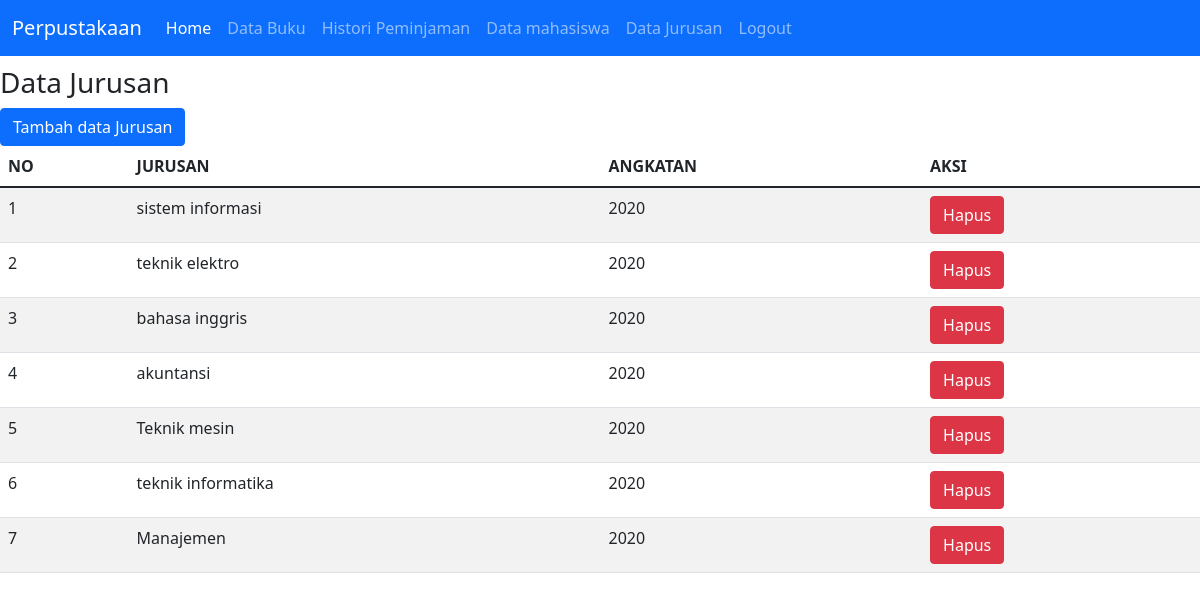
The app's page /tampil_jurusan.php (signed in) with its own data.
### tables this page shows
CREATE TABLE `jurusan` (
  `id_jurusan` int(11) NOT NULL,
  `nama_jurusan` varchar(20) NOT NULL,
  `angkatan` varchar(20) NOT NULL
);

### tampil_jurusan.php (the view, shortened to what this page needs)
<?php
include "header.php";
?>
<!DOCTYPE html>
<html>
<head>
    <link href="https://cdn.jsdelivr.net/npm/bootstrap@5.1.3/dist/css/bootstrap.min.css" rel="stylesheet">
</head>
<body>
    <h3>Data Jurusan</h3>
    <a href="tambah_jurusan.php"> <input type="submit" name="simpan" value="Tambah data Jurusan" class="btn btn-primary">
    </a>
    <table class="table table-hover table-striped">
        <thead>
            <tr>
                <th>NO</th>
                <th>JURUSAN</th>
                <th>ANGKATAN</th>
                <th>AKSI</th>
            </tr>
        </thead>
        <tbody>
            <?php
            include "koneksi.php";
            $qry_jurusan = mysqli_query($conn, "select * from jurusan");
            $no = 0;
            while ($data_jurusan = mysqli_fetch_array($qry_jurusan)) {
                $no++; ?>
                <tr>
                    <td><?= $no ?></td>
                    <td><?= $data_jurusan['nama_jurusan'] ?></td>
                    <td><?= $data_jurusan['angkatan'] ?></td>
                    <td><a href="hapus.php?id_jurusan=<?= $data_jurusan['id_jurusan'] ?>" onclick='return confirm(" apakah anda yakin menghapus data ini ")' class="btn btn-danger">Hapus</a></td>
                </tr>
            <?php
            }
            ?>
        </tbody>
    </table>
</body>
</html>

### header.php (shortened to what this page needs)
<!DOCTYPE html>
<html lang="en">
<head>
    <link href="https://cdn.jsdelivr.net/npm/bootstrap@5.1.3/dist/css/bootstrap.min.css" rel="stylesheet">
</head>
<body>
    <nav class="navbar navbar-expand-lg navbar-dark bg-primary">
        <div class="container-fluid">
            <a class="navbar-brand" href="#">Perpustakaan</a>
            <div class="collapse navbar-collapse" id="navbarNav">
                <ul class="navbar-nav">
                    <li class="nav-item">
                        <a class="nav-link active" aria-current="page" href="home.php">Home</a>
                    </li>
                    <li class="nav-item">
                        <a class="nav-link" href="buku.php">Data Buku</a>
                    </li>
                    <li class="nav-item">
                        <a class="nav-link" href="histori_peminjaman.php">Histori Peminjaman</a>
                    </li>
                    <li class="nav-item">
                        <a class="nav-link" href="tampil_mahasiswa.php">Data mahasiswa</a>
                    </li>
                    <li class="nav-item">
                        <a class="nav-link" href="tampil_jurusan.php">Data Jurusan</a>
                    </li>
                    <li class="nav-item">
                        <a class="nav-link" href="">Logout</a>
                    </li>
                </ul>
            </div>
        </div>
    </nav>
</body>
</html>

### records on screen
jurusan: nama_jurusan "sistem informasi", angkatan "2020"
jurusan: nama_jurusan "teknik elektro", angkatan "2020"
jurusan: nama_jurusan "bahasa inggris", angkatan "2020"
jurusan: nama_jurusan "akuntansi", angkatan "2020"
jurusan: nama_jurusan "Teknik mesin", angkatan "2020"
jurusan: nama_jurusan "teknik informatika", angkatan "2020"
jurusan: nama_jurusan "Manajemen", angkatan "2020"
